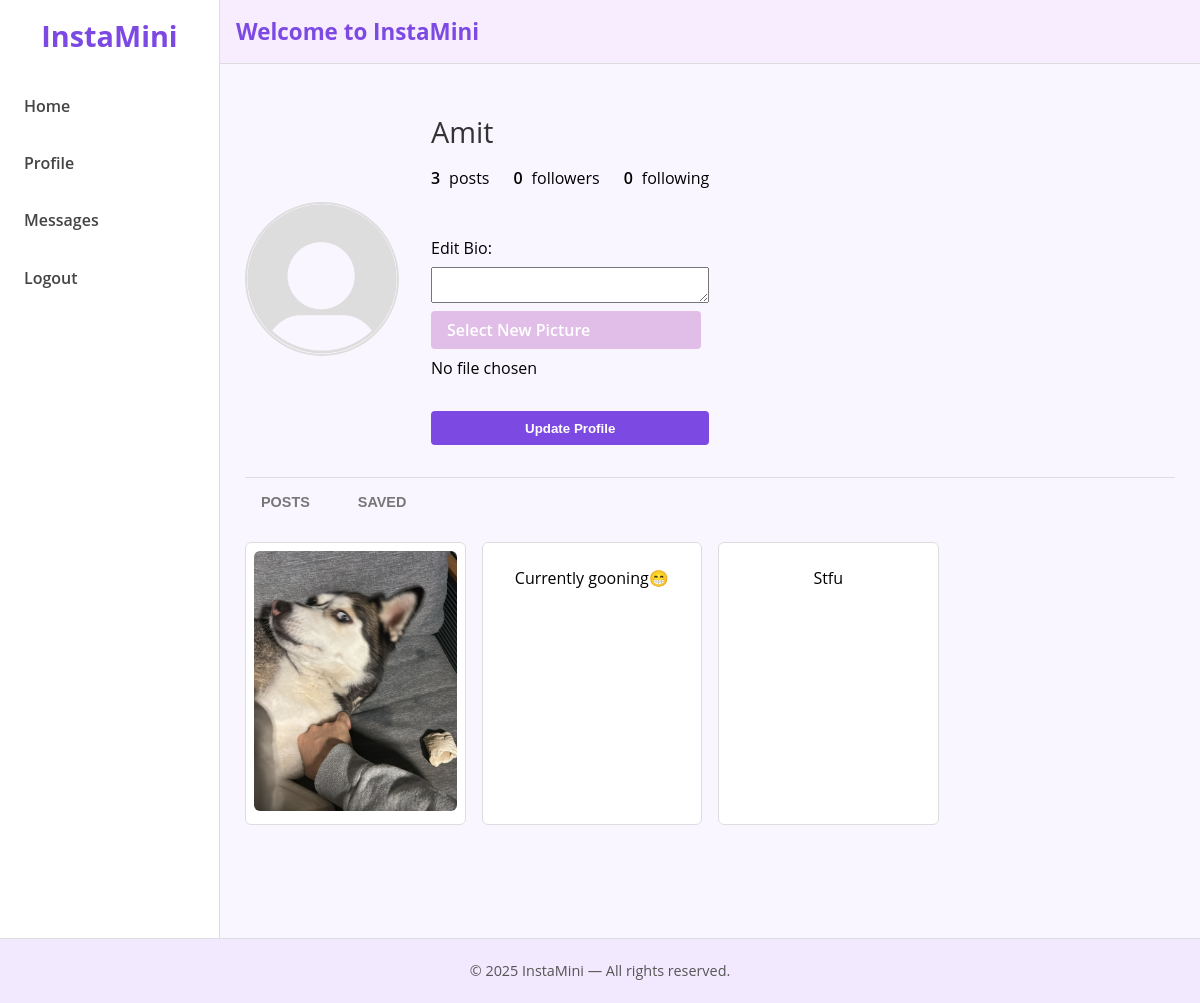
Page /profile (signed in) on the committed database.
### tables this page shows
CREATE TABLE users (
                id INTEGER PRIMARY KEY AUTOINCREMENT,
                username TEXT UNIQUE NOT NULL,
                password_hash TEXT NOT NULL,
                profile_picture TEXT,
                bio TEXT
            );

CREATE TABLE posts (
                id INTEGER PRIMARY KEY AUTOINCREMENT,
                user_id INTEGER NOT NULL,
                content TEXT,
                media_filename TEXT,
                created_at DATETIME NOT NULL,
                FOREIGN KEY(user_id) REFERENCES users(id)
            );

### app.py (the view, shortened to what this page needs)
@app.route("/profile", methods=["GET", "POST"])
def profile():
    user_id = get_current_user_id()
    if not user_id:
        return redirect(url_for("login"))
    conn = get_db_connection()
    user = conn.execute("SELECT * FROM users WHERE id=?", (user_id,)).fetchone()
    user = conn.execute("SELECT * FROM users WHERE id=?", (user_id,)).fetchone()
    raw_posts = conn.execute("""
        SELECT p.*, u.username, u.profile_picture
        FROM posts p
        JOIN users u ON p.user_id = u.id
        WHERE p.user_id=?
        ORDER BY p.created_at DESC
    """, (user_id,)).fetchall()
    posts = []
    for p in raw_posts:
        lr = conn.execute("SELECT COUNT(*) AS c FROM likes WHERE post_id=?", (p["id"],)).fetchone()
        like_count = lr["c"] if lr else 0
        posts.append({
            "id": p["id"],
            "content": p["content"],
            "media_filename": p["media_filename"],
            "created_at": p["created_at"],
            "username": p["username"],
            "profile_picture": p["profile_picture"],
            "like_count": like_count
        })
    raw_saved = conn.execute("""
        SELECT p.*, u.username, u.profile_picture
        FROM saved_posts s
        JOIN posts p ON s.post_id = p.id
        JOIN users u ON p.user_id = u.id
        WHERE s.user_id=?
        ORDER BY p.created_at DESC
    """, (user_id,)).fetchall()
    saved_posts = []
    conn.close()
    user_post_count = len(posts)
    return render_template("profile.html",
                           user=user,
                           posts=posts,
                           saved_posts=saved_posts,
                           user_post_count=user_post_count)

### app.py (called while the page is built)
def get_db_connection():
    conn = sqlite3.connect(DATABASE)
    conn.row_factory = sqlite3.Row
    return conn

def get_current_user_id():
    return session.get("user_id")

### templates/profile.html (shortened to what this page needs)
{% extends "base.html" %}
{% block content %}
<div class="profile-page-instagram animated-fade-in">
  <div class="profile-header">
    <div class="profile-pic-container">
      {% if user.profile_picture %}
        <img class="profile-picture-large"
             src="{{ url_for('static', filename='uploads/' ~ user.profile_picture) }}"
             alt="Profile Pic"/>
      {% else %}
        <img class="profile-picture-large"
             src="{{ url_for('static', filename='uploads/default.png') }}"
             alt="No Profile Pic"/>
      {% endif %}
    </div>
    <div class="user-info-container">
      <div class="user-top-row">
        <h2 class="username">{{ user.username }}</h2>
      </div>
      <ul class="profile-stats">
        <li><span class="stat-number">{{ user_post_count }}</span> posts</li>
        <li><span class="stat-number">0</span> followers</li>
        <li><span class="stat-number">0</span> following</li>
      </ul>
      <form method="POST" action="{{ url_for('profile') }}" enctype="multipart/form-data" class="profile-edit-form">
        <label>Edit Bio:</label>
        <textarea name="bio" rows="2">{{ user.bio or '' }}</textarea>
        <label class="custom-file-label">
          <span>Select New Picture</span>
        </label>
        <span id="profilePicName">No file chosen</span>
        <button type="submit" class="btn-primary">Update Profile</button>
      </form>
    </div>
  </div>
  <div class="profile-tabs">
    <button class="tab-button" onclick="showTab('posts')">Posts</button>
    <button class="tab-button" onclick="showTab('saved')">Saved</button>
  </div>
  <div id="posts" class="profile-posts-grid" style="display: grid;">
    {% for post in posts %}
      <div class="post-tile">
        {% if post.media_filename %}
          {% set p_ext = post.media_filename|lower %}
          {% if p_ext.endswith('.png') or p_ext.endswith('.jpg') or p_ext.endswith('.jpeg') or p_ext.endswith('.gif') %}
            <img class="tile-image"
                 src="{{ url_for('static', filename='uploads/' ~ post.media_filename) }}"
                 alt="Post Media"/>
          {% elif p_ext.endswith('.mp4') or p_ext.endswith('.mov') or p_ext.endswith('.avi') %}
            <video class="tile-image"
                   src="{{ url_for('static', filename='uploads/' ~ post.media_filename) }}"
                   controls></video>
          {% else %}
            <p>{{ post.content }}</p>
          {% endif %}
        {% else %}
          <p>{{ post.content }}</p>
        {% endif %}
      </div>
    {% endfor %}
  </div>
</div>
{% endblock %}

### static/style.css (style rules this page uses)
html, body { margin: 0; padding: 0; background-color: #faf6ff; font-family: 'Open Sans', sans-serif; }
.btn-primary { margin-top: 1.5rem; width: 100%; padding: 0.6rem; background-color: #7c49e3; color: #fff; font-weight: 600; border: none; border-radius: 4px; cursor: pointer; }
.profile-page-instagram { max-width: 930px; margin: 2rem auto; display: flex; flex-direction: column; }
.profile-header { display: flex; align-items: center; margin-bottom: 2rem; }
.profile-pic-container { margin-right: 2rem; display: flex; justify-content: center; align-items: center; }
.profile-picture-large { width: 150px; height: 150px; border-radius: 50%; object-fit: cover; border: 2px solid #ddd; }
.user-info-container { display: flex; flex-direction: column; gap: 1rem; }
.user-top-row { display: flex; align-items: center; gap: 1rem; }
.username { font-size: 1.8rem; font-weight: 400; margin: 0; color: #333; }
.profile-stats { display: flex; gap: 1.5rem; list-style: none; padding: 0; margin: 0; }
.profile-stats li { font-size: 1rem; }
.stat-number { font-weight: 600; margin-right: 0.3rem; }
.profile-edit-form { margin-top: 1rem; display: flex; flex-direction: column; gap: 0.5rem; }
.profile-tabs { display: flex; gap: 1rem; border-top: 1px solid #ddd; margin-bottom: 1rem; }
.tab-button { background: none; border: none; text-transform: uppercase; font-weight: 600; font-size: 0.9rem; padding: 1rem; cursor: pointer; color: #777; }
.profile-posts-grid { display: grid; grid-template-columns: repeat(auto-fill, minmax(220px, 1fr)); gap: 1rem; }
.post-tile { background-color: #fff; border-radius: 6px; border: 1px solid #ddd; text-align: center; overflow: hidden; padding: 0.5rem; }
.tile-image { width: 100%; max-height: 260px; object-fit: cover; border-radius: 6px; }
.animated-fade-in { animation: fadeIn 0.5s ease forwards; opacity: 0; }
.custom-file-label { background-color: #e1bee7; color: #fff; font-weight: 600; padding: 0.5rem 1rem; border-radius: 4px; cursor: pointer; display: inline-block; position: relative; margin-right: 0.5rem; }
.custom-file-label span { pointer-events: none; }

### rows in the picture
users: username "Amit"
posts: media_filename (picture)
posts: content "Currently gooning😁"
posts: content "Stfu"

### other values in the picture
{{ user_post_count }} "3"
